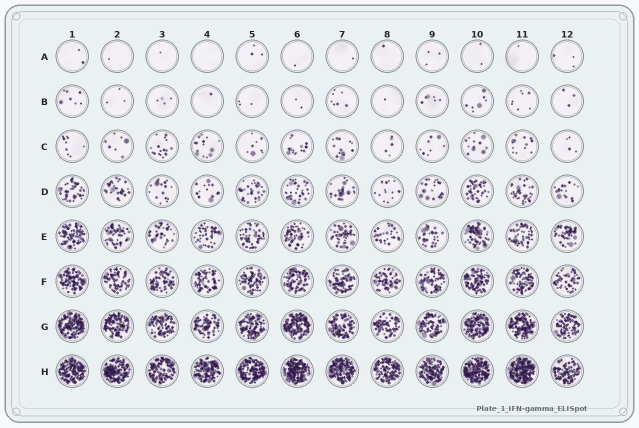
#> input picture assets/Plate_1_IFN-gamma_ELISpot.png, 1278 x 855 px (shown at 1/2 size)
$ python -i analyzer.py   (imports and definitions only)
#> lines starting #> are read from the running program, lines starting #| are printed output that depends on the picture; after the words box and inside, x2 and y2 are one past the last pixel; in counts of white or black regions, pixels touching at a corner belong together
from __future__ import annotations

from dataclasses import dataclass, asdict
from pathlib import Path
from typing import Optional, Dict, List
import json
import cv2
import numpy as np
import pandas as pd

ROWS = "ABCDEFGH"
COLS = list(range(1, 13))

@dataclass
class WellResult:
    plate_id: str
    well: str
    row: str
    column: int
    spot_count: int
    resolved_spot_count: int
    signal_equivalent_count: float
    count_method: str
    segmented_spot_area_px: int
    mean_component_area_px: float
    median_component_area_px: float
    chromatic_signal: float
    integrated_darkness: float
    median_background_intensity: float
    well_qc: str

@dataclass
class AnalysisConfig:
    warp_width: int = 1278
    warp_height: int = 855

    first_well_x: float = 144.0
    first_well_y: float = 112.0
    pitch_x: float = 90.0
    pitch_y: float = 90.0
    well_radius: float = 29.0

    use_hough_well_detection: bool = True
    hough_dp: float = 1.2
    hough_min_dist: float = 55.0
    hough_param1: float = 100.0
    hough_param2: float = 28.0
    hough_min_radius: int = 23
    hough_max_radius: int = 40
    lattice_cluster_tolerance_px: float = 24.0

    # v0.2 sparse-well peak detection
    spot_peak_kernel_size: int = 3
    minimum_spot_saturation: float = 15.0
    saturation_above_background: float = 10.0
    chromatic_background_percentile: float = 5.0
    chromatic_background_offset: float = 3.0
    resolved_count_limit: int = 20

    # plate-adaptive crowded-well calibration
    calibration_min_resolved: int = 2
    calibration_max_resolved: int = 15
    fallback_signal_per_spot: float = 1180.0

    # overlap/crowding correction; developed on synthetic Plate 1
    crowding_capacity: float = 800.0

    min_component_area_px: int = 1
    max_component_area_px: int = 180
    border_margin_px: int = 3
    min_valid_well_std: float = 1.5
    max_fraction_signal: float = 0.55

class ELISpotAnalyzer:
    """Wolf ELISpot Analyzer v0.2 hybrid spot counter."""

    def __init__(self, config: Optional[AnalysisConfig] = None):
        self.config = config or AnalysisConfig()

    @staticmethod
    def load_image(path):
        image = cv2.imread(str(path), cv2.IMREAD_COLOR)
        if image is None:
            raise FileNotFoundError(f"Could not read image: {path}")
        return image

    @staticmethod
    def _order_points(pts):
        pts = np.asarray(pts, dtype=np.float32)
        s = pts.sum(axis=1)
        d = np.diff(pts, axis=1).ravel()
        ordered = np.zeros((4, 2), dtype=np.float32)
        ordered[0] = pts[np.argmin(s)]
        ordered[2] = pts[np.argmax(s)]
        ordered[1] = pts[np.argmin(d)]
        ordered[3] = pts[np.argmax(d)]
        return ordered

    def detect_plate_quad(self, image):
        gray = cv2.cvtColor(image, cv2.COLOR_BGR2GRAY)
        blur = cv2.GaussianBlur(gray, (5, 5), 0)
        edges = cv2.Canny(blur, 40, 120)
        edges = cv2.dilate(edges, np.ones((5, 5), np.uint8), iterations=1)

        contours, _ = cv2.findContours(edges, cv2.RETR_EXTERNAL, cv2.CHAIN_APPROX_SIMPLE)
        h, w = gray.shape
        image_area = h * w
        candidates = []

        for contour in contours:
            area = cv2.contourArea(contour)
            if area < 0.25 * image_area:
                continue
            peri = cv2.arcLength(contour, True)
            approx = cv2.approxPolyDP(contour, 0.02 * peri, True)
            if len(approx) != 4:
                continue
            rect = cv2.minAreaRect(contour)
            rw, rh = rect[1]
            if rw <= 0 or rh <= 0:
                continue
            ratio = max(rw, rh) / min(rw, rh)
            candidates.append((abs(ratio - 1.495), -area, approx.reshape(4, 2)))

        if candidates:
            candidates.sort(key=lambda x: (x[0], x[1]))
            q = self._order_points(candidates[0][2])
            if cv2.contourArea(q.astype(np.float32)) / image_area > 0.80:
                return np.array([[0, 0], [w - 1, 0], [w - 1, h - 1], [0, h - 1]], dtype=np.float32)
            return q

        return np.array([[0, 0], [w - 1, 0], [w - 1, h - 1], [0, h - 1]], dtype=np.float32)

    def rectify_plate(self, image):
        quad = self.detect_plate_quad(image)
        dst = np.array([
            [0, 0],
            [self.config.warp_width - 1, 0],
            [self.config.warp_width - 1, self.config.warp_height - 1],
            [0, self.config.warp_height - 1],
        ], dtype=np.float32)
        matrix = cv2.getPerspectiveTransform(quad.astype(np.float32), dst)
        warped = cv2.warpPerspective(image, matrix, (self.config.warp_width, self.config.warp_height))
        return warped, quad

    @staticmethod
    def _cluster_1d(values, tolerance):
        if len(values) == 0:
            return []
        groups = []
        for value in sorted(float(v) for v in values):
            if not groups or value - float(np.mean(groups[-1])) > tolerance:
                groups.append([value])
            else:
                groups[-1].append(value)
        return [(float(np.mean(g)), len(g)) for g in groups]

    def well_centers_fallback(self):
        centers = {}
        for r, row in enumerate(ROWS):
            for c, col in enumerate(COLS):
                centers[f"{row}{col}"] = (
                    self.config.first_well_x + c * self.config.pitch_x,
                    self.config.first_well_y + r * self.config.pitch_y,
                )
        return centers

    def detect_well_lattice(self, plate_image):
        fallback = self.well_centers_fallback()
        diag = {"method": "fallback_standard_geometry", "detected_circle_count": 0}

        if not self.config.use_hough_well_detection:
            return fallback, diag

        gray = cv2.cvtColor(plate_image, cv2.COLOR_BGR2GRAY)
        gray = cv2.GaussianBlur(gray, (5, 5), 1.2)
        circles = cv2.HoughCircles(
            gray, cv2.HOUGH_GRADIENT,
            dp=self.config.hough_dp,
            minDist=self.config.hough_min_dist,
            param1=self.config.hough_param1,
            param2=self.config.hough_param2,
            minRadius=self.config.hough_min_radius,
            maxRadius=self.config.hough_max_radius,
        )
        if circles is None:
            return fallback, diag

        circles = np.asarray(circles[0], dtype=float)
        diag["detected_circle_count"] = int(len(circles))
        xc = self._cluster_1d(circles[:, 0], self.config.lattice_cluster_tolerance_px)
        yc = self._cluster_1d(circles[:, 1], self.config.lattice_cluster_tolerance_px)

        xs = [x for x, n in xc if n >= 4]
        ys = [y for y, n in yc if n >= 6]

        if len(xs) != 12:
            xs = sorted(x for x, _ in sorted(xc, key=lambda t: (-t[1], t[0]))[:12])
        else:
            xs = sorted(xs)
        if len(ys) != 8:
            ys = sorted(y for y, _ in sorted(yc, key=lambda t: (-t[1], t[0]))[:8])
        else:
            ys = sorted(ys)

        if len(xs) != 12 or len(ys) != 8:
            return fallback, diag

        if np.min(np.diff(xs)) < 50 or np.max(np.diff(xs)) > 130 or np.min(np.diff(ys)) < 50 or np.max(np.diff(ys)) > 130:
            return fallback, diag

        centers = {}
        for r, row in enumerate(ROWS):
            for c, col in enumerate(COLS):
                centers[f"{row}{col}"] = (float(xs[c]), float(ys[r]))

        diag.update({
            "method": "automatic_hough_lattice",
            "median_pitch_x_px": float(np.median(np.diff(xs))),
            "median_pitch_y_px": float(np.median(np.diff(ys))),
        })
        return centers, diag

    def _raw_well_features(self, image, center):
        gray = cv2.cvtColor(image, cv2.COLOR_BGR2GRAY).astype(np.float32)
        hsv = cv2.cvtColor(image, cv2.COLOR_BGR2HSV)
        sat = hsv[:, :, 1].astype(np.float32)

        H, W = gray.shape
        Y, X = np.ogrid[:H, :W]
        radius = self.config.well_radius - self.config.border_margin_px
        mask = ((X - center[0]) ** 2 + (Y - center[1]) ** 2 <= radius ** 2)

        s = sat[mask]
        g = gray[mask]
        sat_bg = float(np.percentile(s, self.config.chromatic_background_percentile))
        gray_bg = float(np.percentile(g, 80))
        well_std = float(np.std(g))

        chromatic_signal = float(
            np.clip(s - (sat_bg + self.config.chromatic_background_offset), 0, None).sum()
        )

        k = max(3, int(self.config.spot_peak_kernel_size))
        if k % 2 == 0:
            k += 1
        local_max = cv2.dilate(sat, np.ones((k, k), np.float32))
        peak_threshold = max(
            self.config.minimum_spot_saturation,
            sat_bg + self.config.saturation_above_background,
        )
        peak_mask = ((sat >= local_max - 1e-6) & (sat > peak_threshold) & mask).astype(np.uint8)

        n, labels, stats, centroids = cv2.connectedComponentsWithStats(peak_mask, 8)
        peaks = []
        for lab in range(1, n):
            x, y = centroids[lab]
            peaks.append((int(round(x)), int(round(y))))
        peaks = np.asarray(peaks, dtype=int) if peaks else np.empty((0, 2), dtype=int)

        binary = ((sat > peak_threshold) & mask).astype(np.uint8) * 255
        n2, lab2, stats2, _ = cv2.connectedComponentsWithStats(binary, 8)
        areas = []
        for lab in range(1, n2):
            area = int(stats2[lab, cv2.CC_STAT_AREA])
            if self.config.min_component_area_px <= area <= self.config.max_component_area_px:
                areas.append(area)

        darkness = np.clip(gray_bg - gray, 0, None)
        fraction_signal = float(np.count_nonzero(binary)) / max(1, np.count_nonzero(mask))

        qc = "PASS"
        if well_std < self.config.min_valid_well_std:
            qc = "WARN_LOW_CONTRAST"
        if fraction_signal > self.config.max_fraction_signal:
            qc = "WARN_CROWDED"

        return {
            "resolved": int(len(peaks)),
            "peaks": peaks,
            "chromatic_signal": chromatic_signal,
            "areas": areas,
            "integrated_darkness": float(darkness[mask].sum()),
            "median_background_intensity": float(np.median(g)),
            "qc": qc,
        }

    def _estimate_signal_per_spot(self, raw):
        ratios = []
        for d in raw.values():
            n = d["resolved"]
            if self.config.calibration_min_resolved <= n <= self.config.calibration_max_resolved and d["chromatic_signal"] > 0:
                ratios.append(d["chromatic_signal"] / n)

        if len(ratios) >= 5:
            return float(np.median(ratios)), len(ratios), "plate_adaptive"

        return float(self.config.fallback_signal_per_spot), len(ratios), "fallback_default"

    def _crowding_correct(self, equivalent):
        K = float(self.config.crowding_capacity)
        frac = min(max(equivalent / K, 0.0), 0.95)
        return float(-K * np.log(1.0 - frac))

    def analyze_image(self, image_path, output_dir, plate_id=None):
        image_path = Path(image_path)
        output_dir = Path(output_dir)
        output_dir.mkdir(parents=True, exist_ok=True)
        plate_id = plate_id or image_path.stem

        image = self.load_image(image_path)
#> in load_image, image is the input picture: shape (855, 1278, 3); mean B, G, R 228.9, 223, 221.1
        warped, quad = self.rectify_plate(image)
#> in detect_plate_quad, `gray = cv2.cvtColor(image, cv2.COLOR_BGR2GRAY)`:
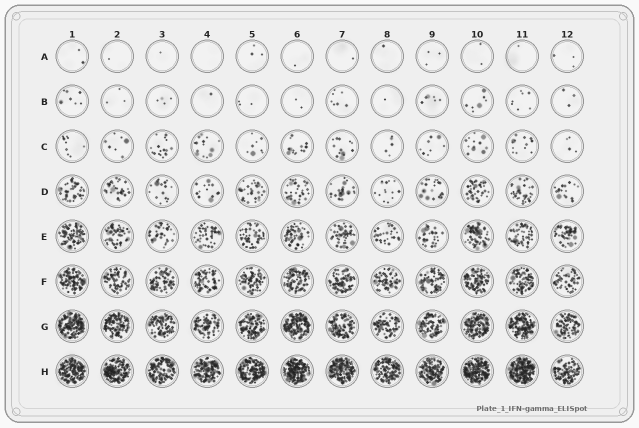
#> gray: shape (855, 1278) (shown at 1/2 size); min 27, max 249, mean 223.1
#> in detect_plate_quad, `edges = cv2.Canny(blur, 40, 120)`:
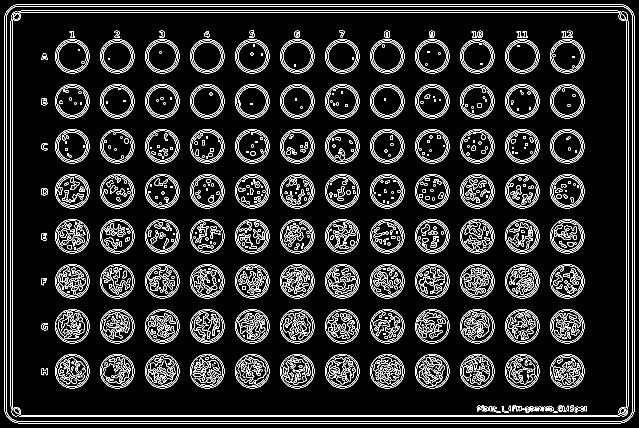
#> edges: shape (855, 1278) (shown at 1/2 size); 9.8% white in thin lines or dots
#> in detect_plate_quad, `edges = cv2.dilate(edges, np.ones((5, 5), np.uint8), iterations=1)`:
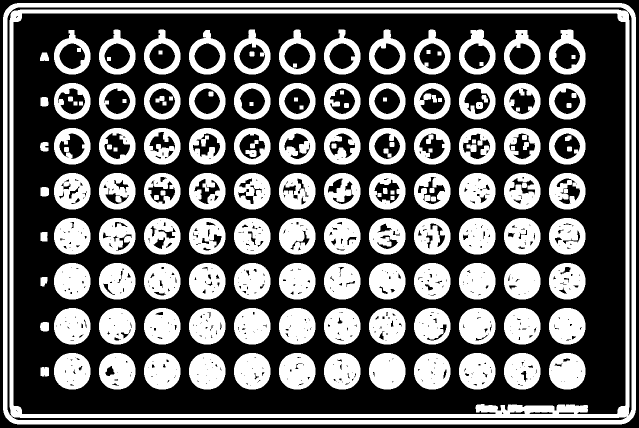
#> edges: shape (855, 1278) (shown at 1/2 size); 38.1% white; 155 white regions
#> in detect_plate_quad, `contours, _ = cv2.findContours(edges, cv2.RETR_EXTERNAL, cv2.CHAIN_APP..`: contours = 1 contour; box (x1, y1, x2, y2) and area: (6, 6, 1272, 849) 1064248
#> the loop in detect_plate_quad, `for contour in contours:` made 1 pass
#> (area, peri, approx, rect, rw, rh, ratio) on pass 1: (1064248, 4169.5, [[11, 20], [20, 843], [1266, 834], [1257, 11]], ((638.5, 427), (842, 1265), -90), 842, 1265, 1.5)
#> after the loop in detect_plate_quad, `for contour in contours:`: candidates = [(0.00738, -1064248, [[11, 20], [20, 843], [1266, 834], [1257, 11]])]
#> in _order_points, `pts = np.asarray(pts, dtype=np.float32)`: pts = [[11, 20], [20, 843], [1266, 834], [1257, 11]]
#> in _order_points, `s = pts.sum(axis=1)`: s = [31, 863, 2100, 1268]
#> in _order_points, `d = np.diff(pts, axis=1).ravel()`: d = [9, 823, -432, -1246]
#> in detect_plate_quad, `q = self._order_points(candidates[0][2])`: q = [[11, 20], [1257, 11], [1266, 834], [20, 843]]
#> in rectify_plate, `quad = self.detect_plate_quad(image)`: quad = [[0, 0], [1277, 0], [1277, 854], [0, 854]]
#> in rectify_plate, `matrix = cv2.getPerspectiveTransform(quad.astype(np.float32), dst)`: matrix = [[1, 0, 0], [0, 1, 0], [0, 0, 1]]
#> quad = [[0, 0], [1277, 0], [1277, 854], [0, 854]]
        centers, lattice = self.detect_well_lattice(warped)
#> in detect_well_lattice, `circles = cv2.HoughCircles( gray, cv2.HOUGH_GRADIENT, dp=self.config.h..`: circles = 101 rows, first 8: [1132.2, 112.2, 32.6], [143.4, 562.2, 30.68], [143.4, 652.2, 33.32], [414.6, 742.2, 33.32], [234.6, 293.4, 32.84], [143.4, 472.2, 33.32], [233.4, 652.2, 33.32], [323.4, 472.2, 33.32]
#> the loop in _cluster_1d, `for value in sorted(float(v) for v in values):` made 101 passes
#> value on passes 1 to 8: 42.6, 45, 142.2, 143.4, 143.4, 143.4, 143.4, 143.4
#> after the loop in _cluster_1d, `for value in sorted(float(v) for v in values):`: groups = 15 items
#> in detect_well_lattice, `xc = self._cluster_1d(circles[:, 0], self.config.lattice_cluster_toler..`: xc = [(43.8, 2), (143.6, 8), (234.3, 8), (323.4, 8), (369, 1), (413.7, 8), (503.9, 8), (594.2, 8), (683.7, 8), (773.6, 8), (863.9, 8), (954.2, 8), (1044.3, 8), (1133.4, 8), (1233, 2)]
#> the loop in _cluster_1d (call 2), `for value in sorted(float(v) for v in values):` made 101 passes
#> value on passes 1 to 8: 42.6, 45, 111, 111, 111, 111, 111, 112.2
#> in detect_well_lattice, `yc = self._cluster_1d(circles[:, 1], self.config.lattice_cluster_toler..`: yc = [(43.8, 2), (111.9, 12), (202.4, 12), (246.6, 1), (292.7, 12), (382.8, 12), (472.5, 12), (562.4, 12), (652.5, 12), (742.6, 12), (810, 2)]
#> in detect_well_lattice, `xs = [x for x, n in xc if n >= 4]`: xs = [143.6, 234.3, 323.4, 413.7, 503.9, 594.2, 683.7, 773.6, 863.9, 954.2, 1044.3, 1133.4]
#> in detect_well_lattice, `ys = [y for y, n in yc if n >= 6]`: ys = [111.9, 202.4, 292.7, 382.8, 472.5, 562.4, 652.5, 742.6]
#> after the loop in detect_well_lattice, `for r, row in enumerate(ROWS):`: centers = 96 items
#> centers = 96 items; lattice = {'method': 'automatic_hough_lattice', 'detected_circle_count': 101, 'median_pitch_x_px': 90.15, 'median_pitch_y_px': 90.1}

        raw = {}
        for row in ROWS:
            for col in COLS:
                well = f"{row}{col}"
                raw[well] = self._raw_well_features(warped, centers[well])
#> this loop made 8 passes
#> pass 1, in _raw_well_features, `sat = hsv[:, :, 1].astype(np.float32)`:
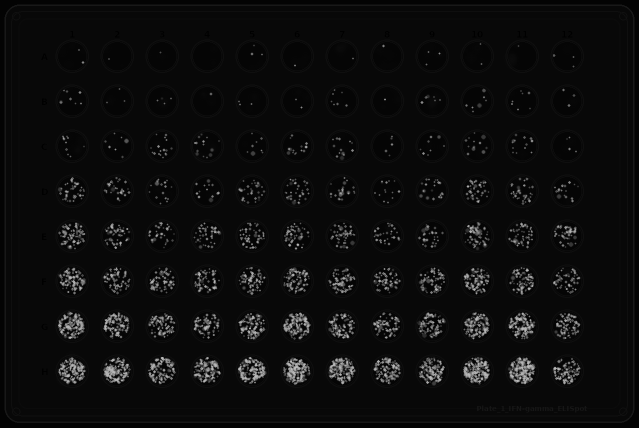
#> sat: shape (855, 1278) float32 (shown at 1/2 size); min 0, max 190, mean 13.5
#> pass 1, in _raw_well_features, `local_max = cv2.dilate(sat, np.ones((k, k), np.float32))`:
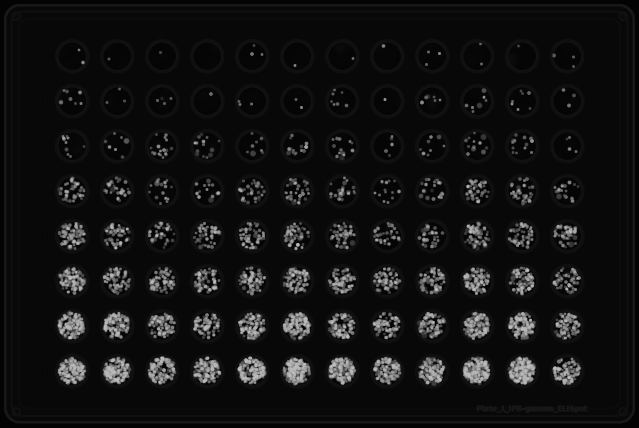
#> local_max: shape (855, 1278) float32 (shown at 1/2 size); min 0, max 190, mean 19

        signal_per_spot, n_cal, cal_method = self._estimate_signal_per_spot(raw)
#> the loop in _estimate_signal_per_spot, `for d in raw.values():` made 96 passes

        overlay = warped.copy()
        results = []

        for row in ROWS:
            for col in COLS:
                well = f"{row}{col}"
                d = raw[well]
                resolved = d["resolved"]
                equivalent = d["chromatic_signal"] / max(signal_per_spot, 1e-9)

                if resolved <= self.config.resolved_count_limit:
                    final_count = resolved
                    method = "resolved_peaks"
                else:
                    final_count = int(round(self._crowding_correct(equivalent)))
                    method = "signal_equivalent_crowding_corrected"

                for x, y in d["peaks"]:
                    cv2.circle(overlay, (int(x), int(y)), 1, (0, 0, 255), -1)

                cx, cy = map(lambda z: int(round(z)), centers[well])
                cv2.circle(overlay, (cx, cy), int(round(self.config.well_radius)), (0, 180, 0), 1)

                areas = d["areas"]
                results.append(WellResult(
                    plate_id=plate_id,
                    well=well,
                    row=row,
                    column=col,
                    spot_count=final_count,
                    resolved_spot_count=resolved,
                    signal_equivalent_count=float(equivalent),
                    count_method=method,
                    segmented_spot_area_px=int(sum(areas)),
                    mean_component_area_px=float(np.mean(areas)) if areas else 0.0,
                    median_component_area_px=float(np.median(areas)) if areas else 0.0,
                    chromatic_signal=float(d["chromatic_signal"]),
                    integrated_darkness=float(d["integrated_darkness"]),
                    median_background_intensity=float(d["median_background_intensity"]),
                    well_qc=d["qc"],
                ))
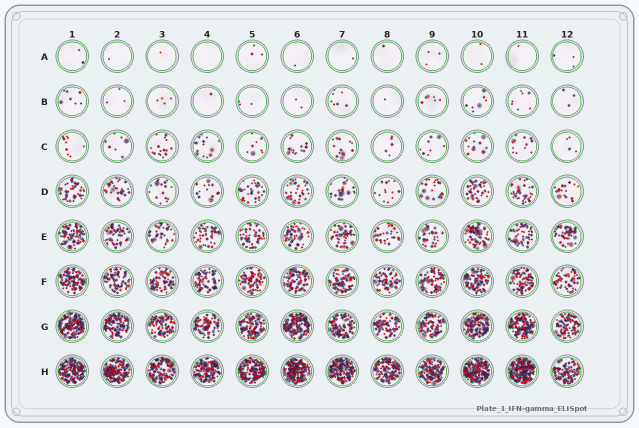
#> overlay: shape (855, 1278, 3) (shown at 1/2 size); 2.72% of pixels changed, all inside (x1, y1, x2, y2) = (115, 83, 1163, 773)

        pd.DataFrame([asdict(r) for r in results]).to_csv(
            output_dir / f"{plate_id}_well_results.csv", index=False
        )
        cv2.imwrite(str(output_dir / f"{plate_id}_annotated.png"), overlay)
        cv2.imwrite(str(output_dir / f"{plate_id}_rectified.png"), warped)

        metadata = {
            "version": "0.2.0",
            "input_image": str(image_path),
            "plate_id": plate_id,
            "signal_per_spot": signal_per_spot,
            "calibration_wells_used": n_cal,
            "calibration_method": cal_method,
            "well_lattice": lattice,
            "config": asdict(self.config),
        }
        with open(output_dir / f"{plate_id}_analysis_metadata.json", "w", encoding="utf-8") as f:
            json.dump(metadata, f, indent=2)

        return results

>>> result = ELISpotAnalyzer().analyze_image('../assets/Plate_1_IFN-gamma_ELISpot.png', 'out.png')
